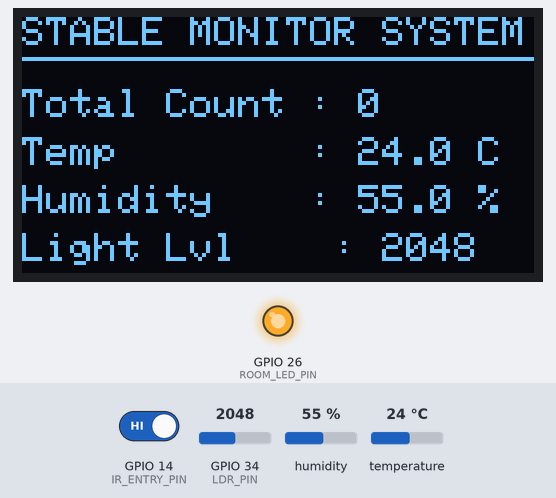
The sketch below on a simulated ESP32. On the bench: 128×64 one-colour display, output pins drawn as LEDs (lit = HIGH). Inputs (shaded band) come from the test bench; at power-on: GPIO 34 (LDR_PIN) = 2048, GPIO 14 (IR_ENTRY_PIN) HIGH, humidity 55 %, temperature 24 °C. What the sketch prints to the serial monitor is not drawn.

Above: at 2.2 s.
2.3 s: GPIO 34 (LDR_PIN) set to 1927
At 4.4 s:
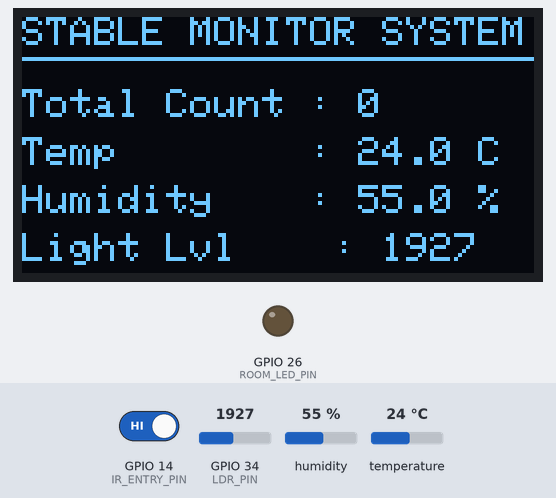
4.7 s: GPIO 14 (IR_ENTRY_PIN) driven LOW
At 5.9 s:
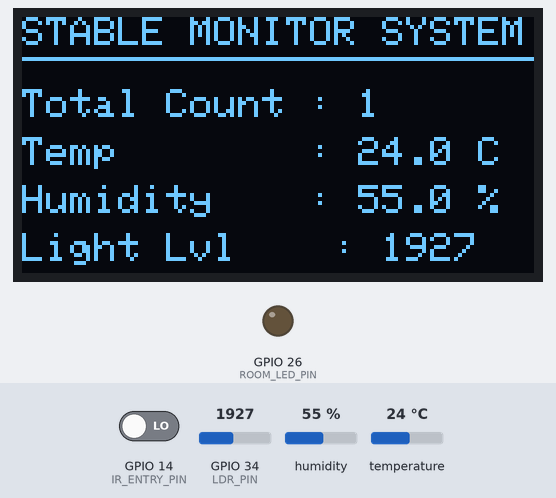
6.4 s: humidity set to 22 %
At 8.6 s:
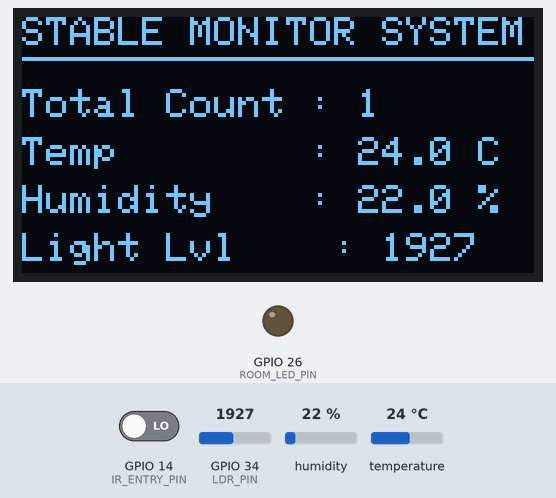
8.9 s: temperature set to 12 °C
At 10.0 s:
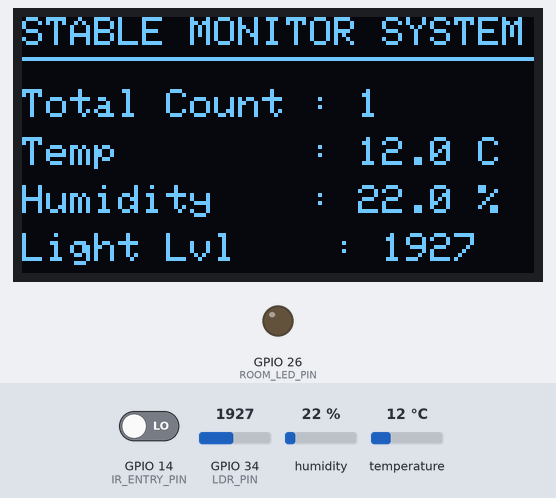
10.6 s: GPIO 34 (LDR_PIN) set to 2040
At 12.4 s:
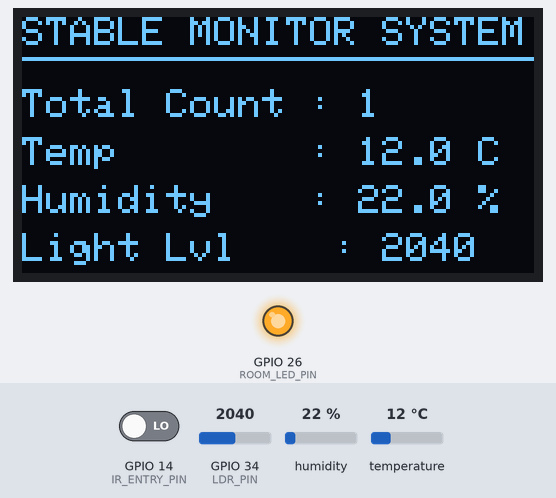
12.7 s: humidity set to 40 %
At 14.0 s:
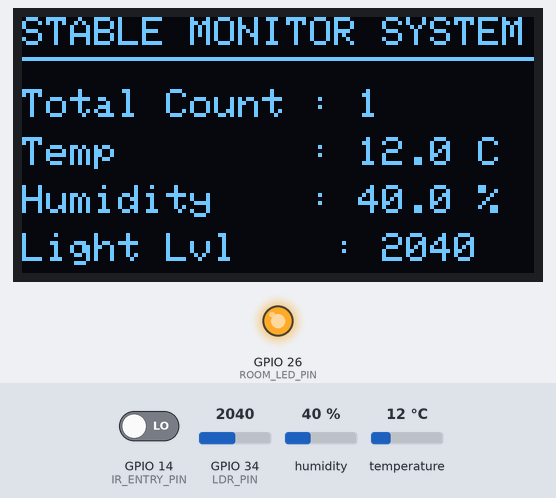
Timing chart, 0 to 15.7 s (numbered marks = the images above; inputs shaded):
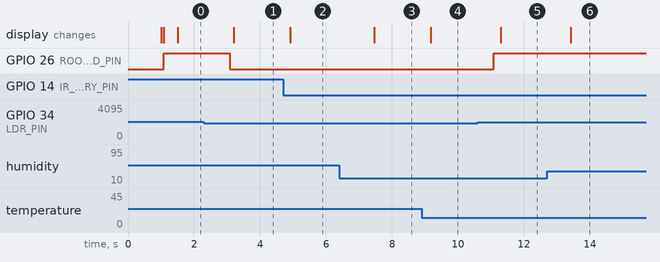

Measured:
- the behaviour switches between 2000 and 1999 on GPIO 34 (LDR_PIN) (found by bisection; images 0 and 1)
- after the input at 2.3 s, GPIO 26 (ROOM_LED_PIN): HIGH → LOW after 0.79 s; the display: changes after 0.91 s (image 1)
- after the input at 4.7 s, the display: changes after 0.21 s (image 2)
- after the input at 6.4 s, the display: changes after 1.1 s (image 3)
- after the input at 8.9 s, the display: changes after 0.27 s (image 4)
- after the input at 10.6 s, GPIO 26 (ROOM_LED_PIN): LOW → HIGH after 0.49 s; the display: changes after 0.70 s (image 5)
- after the input at 12.7 s, the display: changes after 0.73 s (image 6)

The sketch:

SmartRoomMonitoring.ino
```cpp
#include <Wire.h>
#include <Adafruit_GFX.h>
#include <Adafruit_SSD1306.h>
#include <Adafruit_BME280.h>

#define SCREEN_WIDTH 128
#define SCREEN_HEIGHT 64
#define OLED_RESET -1

Adafruit_SSD1306 display(SCREEN_WIDTH, SCREEN_HEIGHT, &Wire, OLED_RESET);
Adafruit_BME280 bme;

const int IR_ENTRY_PIN = 14;
const int LDR_PIN = 34;
const int ROOM_LED_PIN = 26;

volatile int occupancyCount = 0;
volatile float globalTemp = 0.0;
volatile float globalHumid = 0.0;
volatile int globalLight = 0;

SemaphoreHandle_t entrySemaphore;
SemaphoreHandle_t i2cMutex;
bool displayConnected = false;
bool bmeConnected = false;

void IRAM_ATTR irEntryISR() {
  BaseType_t xHigherPriorityTaskWoken = pdFALSE;
  xSemaphoreGiveFromISR(entrySemaphore, &xHigherPriorityTaskWoken);
  if (xHigherPriorityTaskWoken) {
    portYIELD_FROM_ISR();
  }
}

void TaskIR(void *pvParameters) {
  (void)pvParameters;
  uint32_t lastEntryTime = 0;

  for (;;) {
    if (xSemaphoreTake(entrySemaphore, portMAX_DELAY) == pdTRUE) {
      uint32_t currentTime = millis();
      if (currentTime - lastEntryTime > 400) {
        if (digitalRead(IR_ENTRY_PIN) == LOW) {
          occupancyCount++;
          Serial.print("[SENSOR EVENT] Object Counted! Total: ");
          Serial.println(occupancyCount);
          lastEntryTime = currentTime;
        }
      }
    }
  }
}

void TaskDisplay(void *pvParameters) {
  (void)pvParameters;

  for (;;) {
    if (displayConnected) {
      if (xSemaphoreTake(i2cMutex, pdMS_TO_TICKS(100)) == pdTRUE) {
        display.clearDisplay();
        display.setTextSize(1);
        display.setTextColor(SSD1306_WHITE);
        display.setCursor(0, 0);
        display.print("STABLE MONITOR SYSTEM");
        display.drawFastHLine(0, 10, 128, SSD1306_WHITE);
        display.setCursor(0, 18);
        display.print("Total Count : ");
        display.print(occupancyCount);
        display.setCursor(0, 30);
        display.print("Temp        : ");
        display.print(globalTemp, 1);
        display.print(" C");
        display.setCursor(0, 42);
        display.print("Humidity    : ");
        display.print(globalHumid, 1);
        display.print(" %");
        display.setCursor(0, 54);
        display.print("Light Lvl    : ");
        display.print(globalLight);
        display.display();
        xSemaphoreGive(i2cMutex);
      }
    }
    vTaskDelay(pdMS_TO_TICKS(400));
  }
}

void TaskLDR(void *pvParameters) {
  (void)pvParameters;
  static bool lastLedState = false;

  for (;;) {
    int currentReading = analogRead(LDR_PIN);
    if (abs(currentReading - globalLight) > 30) {
      Serial.print("[LDR TASK] Light Level Shift Detected: ");
      Serial.println(currentReading);
    }
    globalLight = currentReading;

    if (globalLight < 2000) {
      digitalWrite(ROOM_LED_PIN, LOW);
      if (lastLedState == true) {
        Serial.println("[LIGHT CONTROL] Room is BRIGHT. Turning room light OFF.");
        lastLedState = false;
      }
    } else {
      digitalWrite(ROOM_LED_PIN, HIGH);
      if (lastLedState == false) {
        Serial.println("[LIGHT CONTROL] Room is DARK. Turning room light ON.");
        lastLedState = true;
      }
    }
    vTaskDelay(pdMS_TO_TICKS(1000));
  }
}

void TaskBME(void *pvParameters) {
  (void)pvParameters;

  for (;;) {
    if (bmeConnected) {
      if (xSemaphoreTake(i2cMutex, pdMS_TO_TICKS(100)) == pdTRUE) {
        globalTemp = bme.readTemperature();
        globalHumid = bme.readHumidity();
        xSemaphoreGive(i2cMutex);

        static int heartbeatCount = 0;
        if (++heartbeatCount >= 5) {
          Serial.print("[BME TASK HEARTBEAT] Temp: ");
          Serial.print(globalTemp, 1);
          Serial.print("C | Humid: ");
          Serial.print(globalHumid, 1);
          Serial.println("%");
          heartbeatCount = 0;
        }
      }
    }
    vTaskDelay(pdMS_TO_TICKS(2000));
  }
}

void setup() {
  Serial.begin(115200);
  delay(1000);
  Serial.println(F("\n=== SYSTEM BOOT: HARDENED 1-SENSOR DEBOUNCE ==="));

  entrySemaphore = xSemaphoreCreateBinary();
  i2cMutex = xSemaphoreCreateMutex();

  Wire.begin(21, 22);
  Wire.setClock(400000);

  if (!display.begin(SSD1306_SWITCHCAPVCC, 0x3C)) {
    Serial.println(F("[OLED] Driver Setup Failed."));
    displayConnected = false;
  } else {
    Serial.println(F("[OLED] Driver Connected Successfully."));
    displayConnected = true;
    display.clearDisplay();
    display.display();
  }

  if (!bme.begin(0x76)) {
    Serial.println(F("[BME280] Sensor Setup Failed."));
    bmeConnected = false;
  } else {
    Serial.println(F("[BME280] Sensor Connected Successfully."));
    bmeConnected = true;
  }

  pinMode(IR_ENTRY_PIN, INPUT_PULLUP);
  attachInterrupt(digitalPinToInterrupt(IR_ENTRY_PIN), irEntryISR, FALLING);
  pinMode(ROOM_LED_PIN, OUTPUT);
  digitalWrite(ROOM_LED_PIN, LOW);

  xTaskCreatePinnedToCore(TaskIR, "IR_Worker", 2560, NULL, 3, NULL, 1);
  xTaskCreatePinnedToCore(TaskDisplay, "OLED_Display", 2560, NULL, 2, NULL, 1);
  xTaskCreatePinnedToCore(TaskLDR, "LDR_Sampler", 2048, NULL, 1, NULL, 1);
  xTaskCreatePinnedToCore(TaskBME, "BME_Atmosphere", 2048, NULL, 1, NULL, 1);

  Serial.println(F("=== HARDWARE SETUP PROTOCOL COMPLETE ==="));
}

void loop() {
  vTaskDelay(pdMS_TO_TICKS(1000));
}
```
